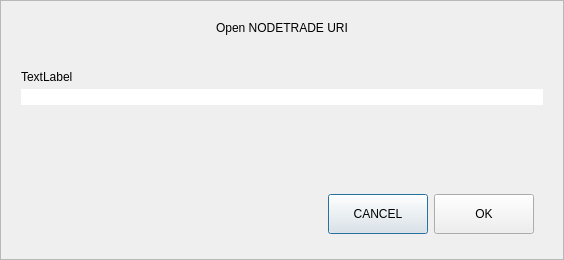
<?xml version="1.0" encoding="UTF-8"?>
<ui version="4.0">
 <class>OpenURIDialog</class>
 <widget class="QDialog" name="OpenURIDialog">
  <property name="geometry">
   <rect>
    <x>0</x>
    <y>0</y>
    <width>564</width>
    <height>260</height>
   </rect>
  </property>
  <property name="windowTitle">
   <string>Open URI</string>
  </property>
  <layout class="QVBoxLayout" name="verticalLayout">
   <property name="spacing">
    <number>0</number>
   </property>
   <property name="leftMargin">
    <number>0</number>
   </property>
   <property name="topMargin">
    <number>0</number>
   </property>
   <property name="rightMargin">
    <number>0</number>
   </property>
   <property name="bottomMargin">
    <number>0</number>
   </property>
   <item>
    <widget class="QFrame" name="frame">
     <property name="frameShape">
      <enum>QFrame::StyledPanel</enum>
     </property>
     <property name="frameShadow">
      <enum>QFrame::Raised</enum>
     </property>
     <layout class="QVBoxLayout" name="verticalLayout_2">
      <property name="spacing">
       <number>5</number>
      </property>
      <property name="leftMargin">
       <number>20</number>
      </property>
      <property name="topMargin">
       <number>20</number>
      </property>
      <property name="rightMargin">
       <number>20</number>
      </property>
      <property name="bottomMargin">
       <number>16</number>
      </property>
      <item>
       <widget class="QLabel" name="labelTitle">
        <property name="text">
         <string>Open NODETRADE URI</string>
        </property>
        <property name="alignment">
         <set>Qt::AlignCenter</set>
        </property>
       </widget>
      </item>
      <item>
       <spacer name="verticalSpacer_2">
        <property name="orientation">
         <enum>Qt::Vertical</enum>
        </property>
        <property name="sizeType">
         <enum>QSizePolicy::Fixed</enum>
        </property>
        <property name="sizeHint" stdset="0">
         <size>
          <width>20</width>
          <height>30</height>
         </size>
        </property>
       </spacer>
      </item>
      <item>
       <widget class="QLabel" name="labelSubtitle">
        <property name="text">
         <string notr="true">TextLabel</string>
        </property>
       </widget>
      </item>
      <item>
       <layout class="QHBoxLayout" name="horizontalLayout">
        <property name="spacing">
         <number>0</number>
        </property>
        <item>
         <widget class="QValidatedLineEdit" name="uriEdit">
          <property name="styleSheet">
           <string notr="true">#uriEdit{
	border-top-right-radius:0px;
	border-bottom-right-radius:0px;
}</string>
          </property>
         </widget>
        </item>
       </layout>
      </item>
      <item>
       <spacer name="verticalSpacer">
        <property name="orientation">
         <enum>Qt::Vertical</enum>
        </property>
        <property name="sizeHint" stdset="0">
         <size>
          <width>20</width>
          <height>40</height>
         </size>
        </property>
       </spacer>
      </item>
      <item>
       <widget class="QWidget" name="widget" native="true">
        <property name="minimumSize">
         <size>
          <width>0</width>
          <height>50</height>
         </size>
        </property>
        <layout class="QHBoxLayout" name="horizontalLayout_2">
         <item>
          <spacer name="horizontalSpacer">
           <property name="orientation">
            <enum>Qt::Horizontal</enum>
           </property>
           <property name="sizeHint" stdset="0">
            <size>
             <width>289</width>
             <height>20</height>
            </size>
           </property>
          </spacer>
         </item>
         <item>
          <widget class="QPushButton" name="pushButtonCancel">
           <property name="minimumSize">
            <size>
             <width>100</width>
             <height>40</height>
            </size>
           </property>
           <property name="text">
            <string>CANCEL</string>
           </property>
          </widget>
         </item>
         <item>
          <widget class="QPushButton" name="pushButtonOK">
           <property name="minimumSize">
            <size>
             <width>100</width>
             <height>40</height>
            </size>
           </property>
           <property name="text">
            <string>OK</string>
           </property>
          </widget>
         </item>
        </layout>
       </widget>
      </item>
     </layout>
    </widget>
   </item>
  </layout>
 </widget>
 <customwidgets>
  <customwidget>
   <class>QValidatedLineEdit</class>
   <extends>QLineEdit</extends>
   <header>qvalidatedlineedit.h</header>
  </customwidget>
 </customwidgets>
 <resources/>
 <connections/>
</ui>
